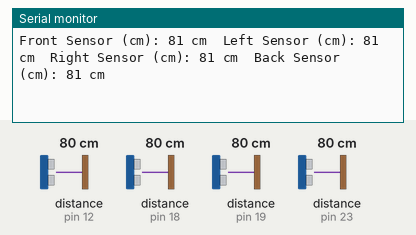
Recording of a sketch running on a simulated Arduino Uno, built with avr-gcc and run on an emulated ATmega328P. Shown: the last lines printed to the serial monitor. The test bench sets the inputs (shaded band); at power-on: distance to the obstacle (sensors on pin 12, pin 18, pin 19, pin 23) 80 cm. The echo pulse lasts 58.3 µs per cm.

Above: at 1.8 s.
1.9 s: distance to the obstacle (sensor on pin 12) set to 2 cm
At 2.9 s:
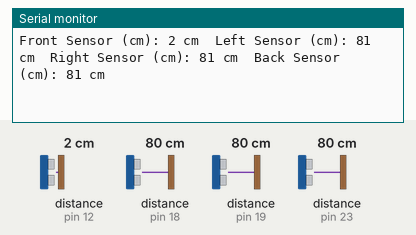
3.4 s: distance to the obstacle (sensor on pin 18) set to 2 cm
At 4.7 s:
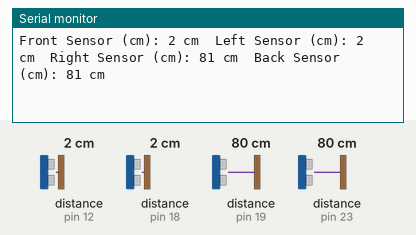
4.9 s: distance to the obstacle (sensor on pin 19) set to 2 cm
At 5.8 s:
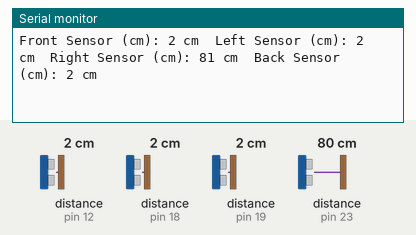
6.4 s: distance to the obstacle (sensor on pin 23) set to 2 cm
At 7.7 s:
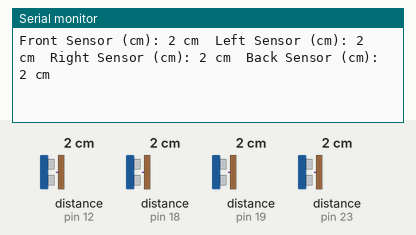
7.9 s: distance to the obstacle (sensor on pin 12) set to 4 cm
At 8.9 s:
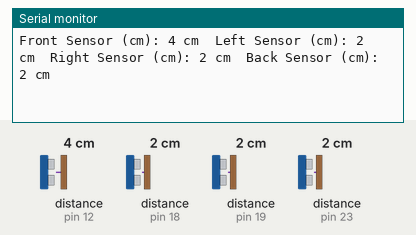
9.4 s: distance to the obstacle (sensor on pin 18) set to 4 cm
At 10.9 s:
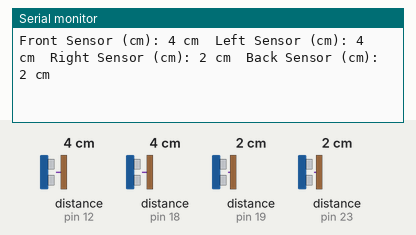
Timing chart, 0 to 11.9 s (numbered marks = the images above; inputs shaded):
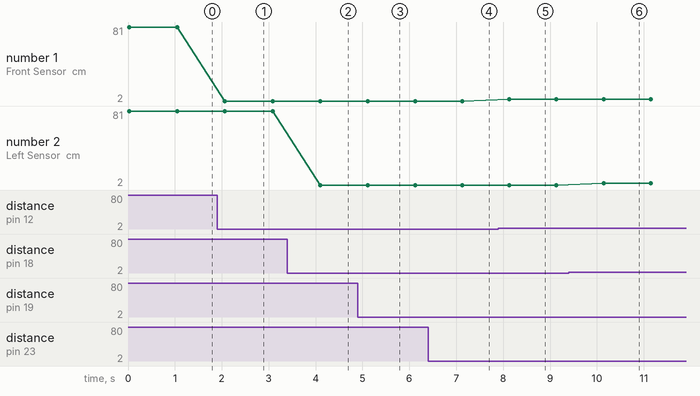

The sketch:

Bot_Ultrasonic_Sensor_Test.ino
```cpp
// (licence header left out)
#include <NewPing.h>

#define FRONT_TRIGGER 4  // Arduino pin tied to the trigger pin on the ultrasonic sensor.
#define RIGHT_TRIGGER 2
#define LEFT_TRIGGER  5
#define FRONT_ECHO  12  // Arduino pin tied to the echo pin on the ultrasonic sensor.
#define RIGHT_ECHO  18
#define LEFT_ECHO  23
#define BACK_TRIGGER 17
#define BACK_ECHO 19
#define MAX_DISTANCE1 400 // Maximum distance we want to ping for (in microseconds). Maximum sensor distance is rated at 400-500cm.
#define MAX_DISTANCE2 400

NewPing sonar1(FRONT_TRIGGER, FRONT_ECHO, MAX_DISTANCE1);
NewPing sonar2(RIGHT_TRIGGER, RIGHT_ECHO, MAX_DISTANCE2);
NewPing sonar3(LEFT_TRIGGER, LEFT_ECHO, MAX_DISTANCE2);
NewPing sonar4(BACK_TRIGGER, BACK_ECHO, MAX_DISTANCE1);

void setup() {
  Serial.begin(115200); // Open serial monitor at 9600 baud to see the results.
}

void loop() {
  // Read raw data (pulse duration) from the ultrasonic sensors.
  unsigned int frontSensorValue = sonar1.ping_cm();
  unsigned int leftSensorValue = sonar2.ping_cm();
  unsigned int rightSensorValue = sonar3.ping_cm();
  unsigned int backSensorValue = sonar4.ping_cm();

  // Print distance to the serial monitor.
  Serial.print("Front Sensor (cm): ");
  Serial.print(frontSensorValue);
  Serial.print(" cm\t");

  Serial.print("Left Sensor (cm): ");
  Serial.print(leftSensorValue);
  Serial.print(" cm\t");

  Serial.print("Right Sensor (cm): ");
  Serial.print(rightSensorValue);
  Serial.print(" cm\t");

  Serial.print("Back Sensor (cm): ");
  Serial.print(backSensorValue);
  Serial.print(" cm\t");

  Serial.println();

  // Add a delay
  delay(1000);
}
```

Measured:
- after the input at 1.9 s, the serial monitor: prints a new line after 0.17 s (image 1)
- after the input at 3.4 s, the serial monitor: prints a new line after 0.70 s (image 2)
- after the input at 4.9 s, the serial monitor: prints a new line after 0.21 s (image 3)
- after the input at 6.4 s, the serial monitor: prints a new line after 0.73 s (image 4)
- after the input at 7.9 s, the serial monitor: prints a new line after 0.23 s (image 5)
- after the input at 9.4 s, the serial monitor: prints a new line after 0.74 s (image 6)
- plotted number 1: 81 → 2 after the input at 1.9 s, 2 → 4 after the input at 7.9 s
